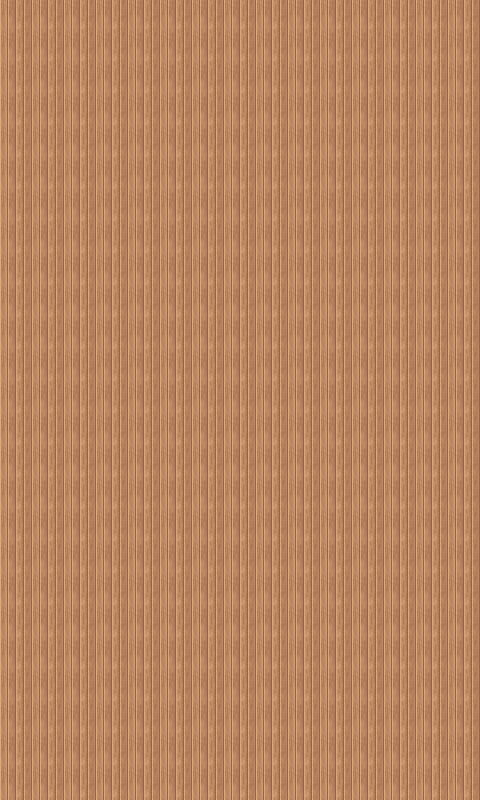

This game map was drawn from its Tiled (.tmx) file and the tilesets committed beside it. A one-line description and the full map source follow:
An orthogonal 15x25 tile map with 32x32 px tiles, 1 tile layer (Background) and 3 objects.

<map version="1.0" orientation="orthogonal" renderorder="right-down" width="15" height="25" tilewidth="32" tileheight="32" nextobjectid="7">
 <tileset firstgid="1" name="wood" tilewidth="32" tileheight="32" tilecount="1" columns="1">
  <image source="wood.png" width="32" height="32" />
 </tileset>
 <layer name="Background" width="15" height="25">
  <data encoding="csv">
1,1,1,1,1,1,1,1,1,1,1,1,1,1,1,
1,1,1,1,1,1,1,1,1,1,1,1,1,1,1,
1,1,1,1,1,1,1,1,1,1,1,1,1,1,1,
1,1,1,1,1,1,1,1,1,1,1,1,1,1,1,
1,1,1,1,1,1,1,1,1,1,1,1,1,1,1,
1,1,1,1,1,1,1,1,1,1,1,1,1,1,1,
1,1,1,1,1,1,1,1,1,1,1,1,1,1,1,
1,1,1,1,1,1,1,1,1,1,1,1,1,1,1,
1,1,1,1,1,1,1,1,1,1,1,1,1,1,1,
1,1,1,1,1,1,1,1,1,1,1,1,1,1,1,
1,1,1,1,1,1,1,1,1,1,1,1,1,1,1,
1,1,1,1,1,1,1,1,1,1,1,1,1,1,1,
1,1,1,1,1,1,1,1,1,1,1,1,1,1,1,
1,1,1,1,1,1,1,1,1,1,1,1,1,1,1,
1,1,1,1,1,1,1,1,1,1,1,1,1,1,1,
1,1,1,1,1,1,1,1,1,1,1,1,1,1,1,
1,1,1,1,1,1,1,1,1,1,1,1,1,1,1,
1,1,1,1,1,1,1,1,1,1,1,1,1,1,1,
1,1,1,1,1,1,1,1,1,1,1,1,1,1,1,
1,1,1,1,1,1,1,1,1,1,1,1,1,1,1,
1,1,1,1,1,1,1,1,1,1,1,1,1,1,1,
1,1,1,1,1,1,1,1,1,1,1,1,1,1,1,
1,1,1,1,1,1,1,1,1,1,1,1,1,1,1,
1,1,1,1,1,1,1,1,1,1,1,1,1,1,1,
1,1,1,1,1,1,1,1,1,1,1,1,1,1,1
</data>
 </layer>
 <objectgroup name="Limits">
  <object id="2" x="32" y="32" width="32" height="736" />
  <object id="3" x="416" y="32" width="32" height="736" />
  <object id="4" x="64" y="736" width="352" height="32" />
 </objectgroup>
</map>